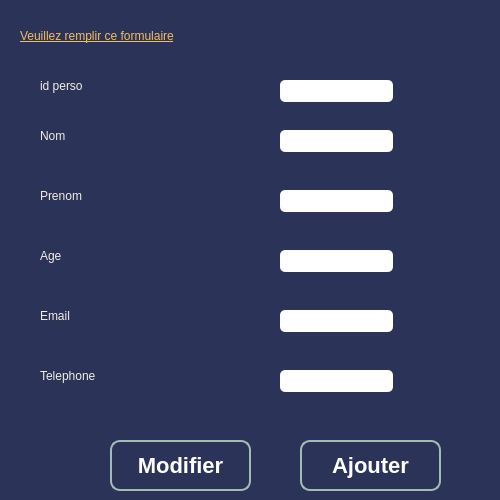
      <widget class="QWidget" name="tab">
       <property name="styleSheet">
        <string notr="true">background-color: rgb(44, 51, 89);
border-radius: 10px;
</string>
       </property>
       <attribute name="title">
        <string>ajout</string>
       </attribute>
       <widget class="QLineEdit" name="le_age_Perso">
        <property name="geometry">
         <rect>
          <x>280</x>
          <y>250</y>
          <width>113</width>
          <height>22</height>
         </rect>
        </property>
        <property name="styleSheet">
         <string notr="true">QLineEdit{
    background-color: white;
    box-shadow: 2px 0.5px 5px 1px inset black;
    border-radius: 5px;
    width: 70%;
    padding-right: 10px;
    padding-left: 10px;
    text-align: left;
    color: #000;
    font-size:inherit;
    font-family: Arial, Helvetica, sans-serif;  
    font-weight:normal;
    font-variant:normal;
}
QLineEdit::hover{  color: black ;
background-color:orange;}
QLineEdit::focus{  color: black ;
background-color:white;}</string>
        </property>
        <property name="text">
         <string/>
        </property>
       </widget>
       <widget class="QLineEdit" name="le_nom_Perso">
        <property name="geometry">
         <rect>
          <x>280</x>
          <y>130</y>
          <width>113</width>
          <height>22</height>
         </rect>
        </property>
        <property name="styleSheet">
         <string notr="true">QLineEdit{
    background-color: white;
    box-shadow: 2px 0.5px 5px 1px inset black;
    border-radius: 5px;
    width: 70%;
    padding-right: 10px;
    padding-left: 10px;
    text-align: left;
    color: #000;
    font-size:inherit;
    font-family: Arial, Helvetica, sans-serif;  
    font-weight:normal;
    font-variant:normal;
}
QLineEdit::hover{  color: black ;
background-color:orange;}
QLineEdit::focus{  color: black ;
background-color:white;}</string>
        </property>
        <property name="text">
         <string/>
        </property>
       </widget>
       <widget class="QLineEdit" name="le_email_Perso">
        <property name="geometry">
         <rect>
          <x>280</x>
          <y>310</y>
          <width>113</width>
          <height>22</height>
         </rect>
        </property>
        <property name="styleSheet">
         <string notr="true">QLineEdit{
    background-color: white;
    box-shadow: 2px 0.5px 5px 1px inset black;
    border-radius: 5px;
    width: 70%;
    padding-right: 10px;
    padding-left: 10px;
    text-align: left;
    color: #000;
    font-size:inherit;
    font-family: Arial, Helvetica, sans-serif;  
    font-weight:normal;
    font-variant:normal;
}
QLineEdit::hover{  color: black ;
background-color:orange;}
QLineEdit::focus{  color: black ;
background-color:white;}</string>
        </property>
        <property name="text">
         <string/>
        </property>
       </widget>
       <widget class="QLabel" name="label_7">
        <property name="geometry">
         <rect>
          <x>40</x>
          <y>180</y>
          <width>191</width>
          <height>31</height>
         </rect>
        </property>
        <property name="styleSheet">
         <string notr="true">font:  75 24pt &quot;Times New Roman&quot;;
color: rgb(242, 237, 228);</string>
        </property>
        <property name="text">
         <string>Prenom</string>
        </property>
       </widget>
       <widget class="QLabel" name="label_8">
        <property name="geometry">
         <rect>
          <x>40</x>
          <y>70</y>
          <width>181</width>
          <height>31</height>
         </rect>
        </property>
        <property name="styleSheet">
         <string notr="true">font:  75 24pt &quot;Times New Roman&quot;;
color: rgb(242, 237, 228);</string>
        </property>
        <property name="text">
         <string>id perso</string>
        </property>
       </widget>
       <widget class="QLabel" name="label_9">
        <property name="geometry">
         <rect>
          <x>40</x>
          <y>110</y>
          <width>211</width>
          <height>51</height>
         </rect>
        </property>
        <property name="styleSheet">
         <string notr="true">font:  75 24pt &quot;Times New Roman&quot;;
color: rgb(242, 237, 228);</string>
        </property>
        <property name="text">
         <string>Nom</string>
        </property>
       </widget>
       <widget class="QLineEdit" name="le_prenom_Perso">
        <property name="geometry">
         <rect>
          <x>280</x>
          <y>190</y>
          <width>113</width>
          <height>22</height>
         </rect>
        </property>
        <property name="styleSheet">
         <string notr="true">QLineEdit{
    background-color: white;
    box-shadow: 2px 0.5px 5px 1px inset black;
    border-radius: 5px;
    width: 70%;
    padding-right: 10px;
    padding-left: 10px;
    text-align: left;
    color: #000;
    font-size:inherit;
    font-family: Arial, Helvetica, sans-serif;  
    font-weight:normal;
    font-variant:normal;
}
QLineEdit::hover{  color: black ;
background-color:orange;}
QLineEdit::focus{  color: black ;
background-color:white;}</string>
        </property>
        <property name="text">
         <string/>
        </property>
       </widget>
       <widget class="QLabel" name="label_10">
        <property name="geometry">
         <rect>
          <x>40</x>
          <y>240</y>
          <width>191</width>
          <height>31</height>
         </rect>
        </property>
        <property name="styleSheet">
         <string notr="true">font:  75 24pt &quot;Times New Roman&quot;;
color: rgb(242, 237, 228);</string>
        </property>
        <property name="text">
         <string>Age</string>
        </property>
       </widget>
       <widget class="QLabel" name="label_11">
        <property name="geometry">
         <rect>
          <x>40</x>
          <y>300</y>
          <width>191</width>
          <height>31</height>
         </rect>
        </property>
        <property name="styleSheet">
         <string notr="true">font:  75 24pt &quot;Times New Roman&quot;;
color: rgb(242, 237, 228);</string>
        </property>
        <property name="text">
         <string>Email</string>
        </property>
       </widget>
       <widget class="QPushButton" name="pb_ajouter_Perso">
        <property name="geometry">
         <rect>
          <x>300</x>
          <y>440</y>
          <width>141</width>
          <height>51</height>
         </rect>
        </property>
        <property name="styleSheet">
         <string notr="true">/*-----QPushButton-----*/
QPushButton
{
	background-color: qlineargradient(spread:pad, x1:0, y1:0.511, x2:1, y2:0.511, stop:0 
#92bf91
,stop:0.995192 rgba(0,0,0,0));



	color: #ffffff;
	font-size: 22px;
	font-weight: bold;
	border: 2px solid #9fbdb3;
	border-radius:10px;
	padding: 5px;
	

}

QPushButton::hover
{
background-color: qlineargradient(spread:pad, x1:0, y1:0.511, x2:1, y2:0.511, stop:0 rgba(0, 180, 150, 220),stop:1 rgba(50, 220, 200, 220));

	color: #2C3359; 

}
QPushButton::pressed
{background-color: qlineargradient(stop:0 rgba(0, 207, 179, 255),stop:1 rgba(70, 255, 230, 255));

	color: #2C3359; 

}</string>
        </property>
        <property name="text">
         <string>Ajouter</string>
        </property>
       </widget>
       <widget class="QLineEdit" name="le_id_Perso">
        <property name="geometry">
         <rect>
          <x>280</x>
          <y>80</y>
          <width>113</width>
          <height>22</height>
         </rect>
        </property>
        <property name="styleSheet">
         <string notr="true">QLineEdit{
    background-color: white;
    box-shadow: 2px 0.5px 5px 1px inset black;
    border-radius: 5px;
    width: 70%;
    padding-right: 10px;
    padding-left: 10px;
    text-align: left;
    color: #000;
    font-size:inherit;
    font-family: Arial, Helvetica, sans-serif;  
    font-weight:normal;
    font-variant:normal;
}
QLineEdit::hover{  color: black ;
background-color:orange;}
QLineEdit::focus{  color: black ;
background-color:white;}</string>
        </property>
        <property name="text">
         <string/>
        </property>
       </widget>
       <widget class="QLabel" name="label_12">
        <property name="geometry">
         <rect>
          <x>40</x>
          <y>360</y>
          <width>191</width>
          <height>31</height>
         </rect>
        </property>
        <property name="styleSheet">
         <string notr="true">font:  75 24pt &quot;Times New Roman&quot;;
color: rgb(242, 237, 228);</string>
        </property>
        <property name="text">
         <string>Telephone</string>
        </property>
       </widget>
       <widget class="QLineEdit" name="le_tel_Perso">
        <property name="geometry">
         <rect>
          <x>280</x>
          <y>370</y>
          <width>113</width>
          <height>22</height>
         </rect>
        </property>
        <property name="styleSheet">
         <string notr="true">QLineEdit{
    background-color: white;
    box-shadow: 2px 0.5px 5px 1px inset black;
    border-radius: 5px;
    width: 70%;
    padding-right: 10px;
    padding-left: 10px;
    text-align: left;
    color: #000;
    font-size:inherit;
    font-family: Arial, Helvetica, sans-serif;  
    font-weight:normal;
    font-variant:normal;
}
QLineEdit::hover{  color: black ;
background-color:orange;}
QLineEdit::focus{  color: black ;
background-color:white;}</string>
        </property>
        <property name="text">
         <string/>
        </property>
       </widget>
       <widget class="QLabel" name="label_48">
        <property name="geometry">
         <rect>
          <x>20</x>
          <y>20</y>
          <width>471</width>
          <height>31</height>
         </rect>
        </property>
        <property name="styleSheet">
         <string notr="true">font:  75 24pt &quot;Times New Roman&quot;;
font: 11pt &quot;MS Shell Dlg 2&quot;;
font: 14pt &quot;MS Shell Dlg 2&quot;;
color: rgb(242, 190, 92);
text-decoration: underline;</string>
        </property>
        <property name="text">
         <string>Veuillez remplir ce formulaire</string>
        </property>
       </widget>
       <widget class="QPushButton" name="pb_modifier_Perso">
        <property name="geometry">
         <rect>
          <x>110</x>
          <y>440</y>
          <width>141</width>
          <height>51</height>
         </rect>
        </property>
        <property name="styleSheet">
         <string notr="true">/*-----QPushButton-----*/
QPushButton
{
	background-color: qlineargradient(spread:pad, x1:0, y1:0.511, x2:1, y2:0.511, stop:0 
#92bf91
,stop:0.995192 rgba(0,0,0,0));



	color: #ffffff;
	font-size: 22px;
	font-weight: bold;
	border: 2px solid #9fbdb3;
	border-radius:10px;
	padding: 5px;
	

}

QPushButton::hover
{
background-color: qlineargradient(spread:pad, x1:0, y1:0.511, x2:1, y2:0.511, stop:0 rgba(0, 180, 150, 220),stop:1 rgba(50, 220, 200, 220));

	color: #2C3359; 

}
QPushButton::pressed
{background-color: qlineargradient(stop:0 rgba(0, 207, 179, 255),stop:1 rgba(70, 255, 230, 255));

	color: #2C3359; 

}</string>
        </property>
        <property name="text">
         <string>Modifier</string>
        </property>
       </widget>
      </widget>
